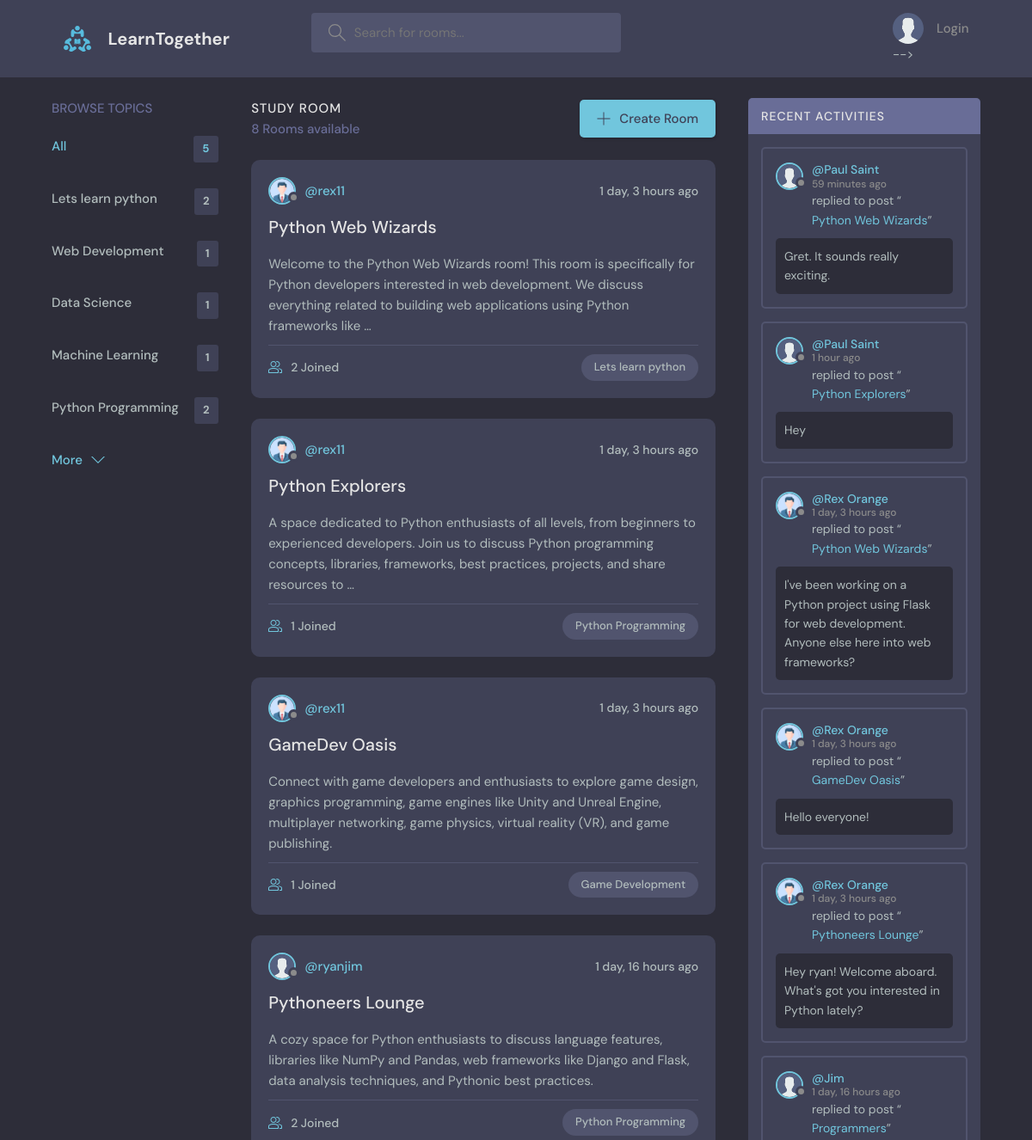
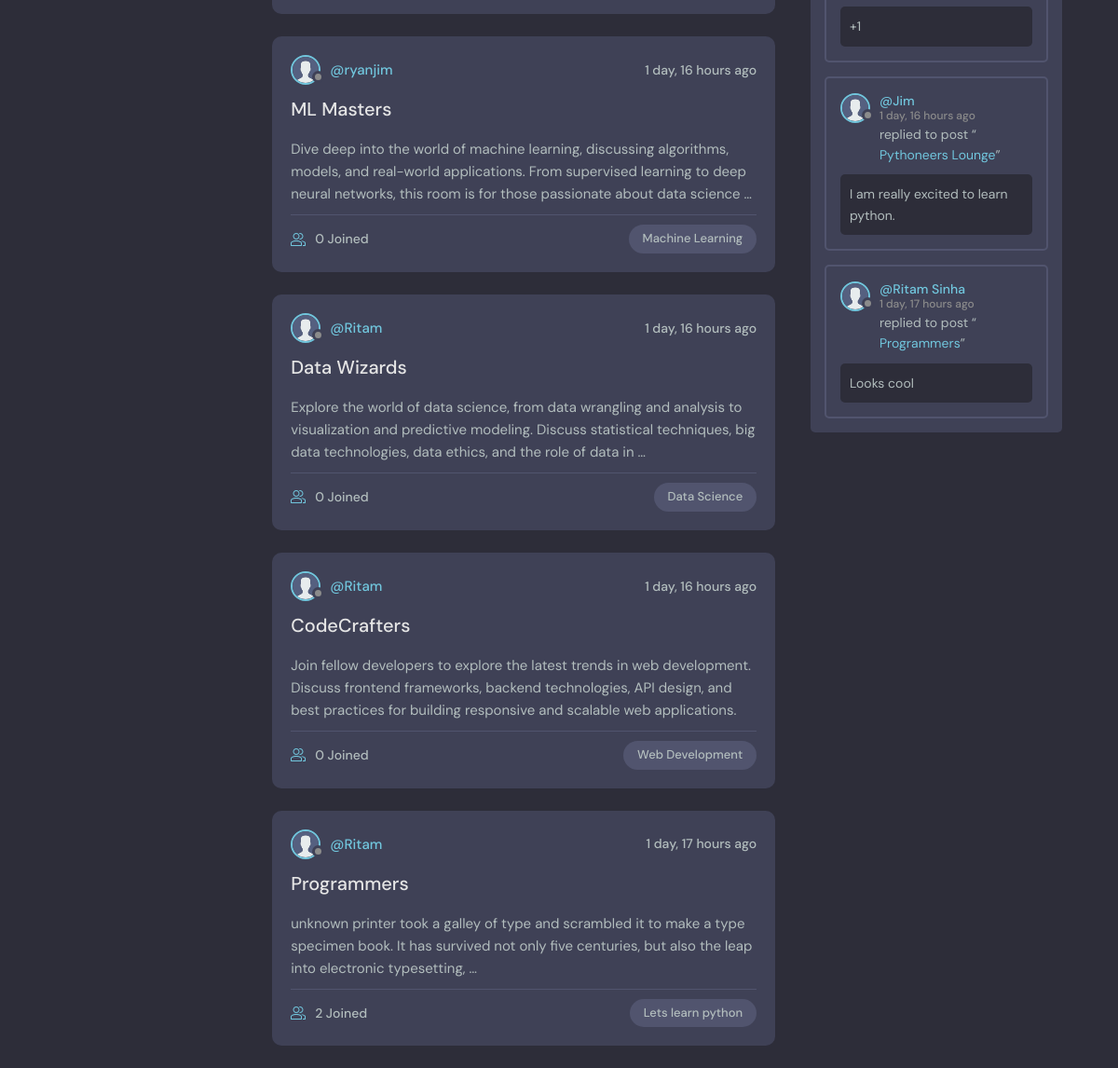
The page / on the database its author committed (2 pictures, top to bottom).
### base/models.py (models this page shows, shortened)
class Topic(models.Model):
    name=models.CharField(max_length=200)

class Room(models.Model):
    host = models.ForeignKey(User, on_delete=models.SET_NULL, null=True)
    topic = models.ForeignKey(Topic, on_delete=models.SET_NULL, null=True)
    name=models.CharField(max_length=100)
    description=models.TextField(null=True,blank=True)
    participants=models.ManyToManyField(User, related_name='participants', blank=True)
    updated = models.DateTimeField(auto_now=True)
    created = models.DateTimeField(auto_now_add=True)
    class Meta:
        ordering = ['-updated','-created']
    def __str__(self):
        return self.name

class User(AbstractUser):
    name = models.CharField(max_length=200, null=True)
    email = models.EmailField(unique=True)
    bio = models.TextField(null=True)
    avatar = models.ImageField(null=True, default="avatar.svg")
    USERNAME_FIELD = 'email'
    REQUIRED_FIELDS = []

class Message(models.Model):
    user = models.ForeignKey(User, on_delete=models.CASCADE)
    room = models.ForeignKey(Room, on_delete=models.CASCADE)
    body = models.TextField()
    updated = models.DateTimeField(auto_now=True)
    created = models.DateTimeField(auto_now_add=True)
    class Meta:
        ordering = ['-updated','-created']

### base/views.py (the view)
# urls.py: path('' , views.home , name="home"),
def home(request):
    if request.GET.get('q') != None:
        q = request.GET.get('q')
    else :
        q=''
    rooms = Room.objects.filter(
        Q(topic__name__icontains=q) |
        Q(name__icontains=q) |
        Q(description__icontains=q)
        )
    topics = Topic.objects.all()[0:5]
    room_count=rooms.count()
    room_messages = Message.objects.filter(Q(room__topic__name__icontains=q))
    context = {'rooms':rooms, 'topics':topics, 'room_count':room_count, 'room_messages':room_messages}
    return render(request, 'base/home.html' , context)

### base/templates/base/home.html (shortened to what this page needs)
{% extends 'main.html' %}
{% block content %}
    <main class="layout layout--3">
      <div class="container">
        {% include 'base/topics_component.html' %}
        <div class="roomList">
          <div class="roomList__header">
            <div>
              <h2>Study Room</h2>
              <p>{{room_count}} Rooms available</p>
            </div>
            <a class="btn btn--main" href="{% url 'create-room' %}">
              <svg version="1.1" xmlns="http://www.w3.org/2000/svg" width="32" height="32" viewBox="0 0 32 32">
                <title>add</title>
                <path
                  d="M16.943 0.943h-1.885v14.115h-14.115v1.885h14.115v14.115h1.885v-14.115h14.115v-1.885h-14.115v-14.115z"
                ></path>
              </svg>
              Create Room
            </a>
          </div>
          {% include 'base/feed_component.html' %}
        </div>
        {% include 'base/activity_component.html' %}
      </div>
    </main>
{% endblock %}

### base/templates/base/topics_component.html
<div class="topics">
    <div class="topics__header">
      <h2>Browse Topics</h2>
    </div>
    <ul class="topics__list">
      <li>
        <a href="{% url 'home' %}" class="active">All <span>{{topics.count}}</span></a>
      </li>
      {% for topic in topics %}
      <li>
        <a href="{% url 'home' %}?q={{topic.name}}">{{topic.name}} <span>{{topic.room_set.all.count}}</span></a>
      </li>
      {% endfor %}
    </ul>
    <a class="btn btn--link" href="{% url 'topics' %}">
      More
      <svg version="1.1" xmlns="http://www.w3.org/2000/svg" width="32" height="32" viewBox="0 0 32 32">
        <title>chevron-down</title>
        <path d="M16 21l-13-13h-3l16 16 16-16h-3l-13 13z"></path>
      </svg>
    </a>
  </div>

### base/templates/base/feed_component.html (shortened to what this page needs)
{% for room in rooms %}
<div class="roomListRoom">
  <div class="roomListRoom__header">
    <a href="{% url 'user-profile' room.host.id %}" class="roomListRoom__author">
      <div class="avatar avatar--small">
        <img src="{{room.host.avatar.url}}" />
      </div>
      <span>@{{room.host.username}}</span>
    </a>
    <div class="roomListRoom__actions">
      <span>{{room.created|timesince}} ago</span>
    </div>
  </div>
  <div class="roomListRoom__content">
    <a href="{% url 'room' room.id %}">{{room.name}}</a>
    <p>{{room.description|truncatewords:30}}</p>
  </div>
  <div class="roomListRoom__meta">
    <a href="{% url 'room' room.id %}" class="roomListRoom__joined">
      {{room.participants.all.count}} Joined
    </a>
    <p class="roomListRoom__topic">{{room.topic.name}}</p>
  </div>
</div>
{% endfor %}

### base/templates/base/activity_component.html (shortened to what this page needs)
<div class="activities">
  <div class="activities__header">
    <h2>Recent Activities</h2>
  </div>
  {% for message in room_messages %}
  <div class="activities__box">
    <div class="activities__boxHeader roomListRoom__header">
      <a href="{% url 'user-profile' message.user.id %}" class="roomListRoom__author">
        <div class="avatar avatar--small">
          <img src="{{message.user.avatar.url}}" />
        </div>
        <p>
          @{{message.user.name}}
          <span>{{message.created|timesince}} ago</span>
        </p>
      </a>
    </div>
    <div class="activities__boxContent">
      <p>replied to post “<a href="{% url 'room' message.room.id %}">{{message.room}}</a>”</p>
      <div class="activities__boxRoomContent">
        {{message.body}}
      </div>
    </div>
  </div>
  {% endfor %}
</div>

### rows shown on the page
Topic: name "Lets learn python", room_set.all.count "2"
Topic: name "Web Development", room_set.all.count "1"
Topic: name "Data Science", room_set.all.count "1"
Topic: name "Machine Learning", room_set.all.count "1"
Topic: name "Python Programming", room_set.all.count "2"
Room: host.avatar (placeholder picture), host.username "rex11", created "1 day, 3 hours", name "Python Web Wizards", description "Welcome to the Python Web Wizards room! This room is specifically for Python developers interested in web development. We discuss everything related to building web applications using Python frameworks like …", participants.all.count "2", topic.name "Lets learn python"
Room: host.avatar (placeholder picture), host.username "rex11", created "1 day, 3 hours", name "Python Explorers", description "A space dedicated to Python enthusiasts of all levels, from beginners to experienced developers. Join us to discuss Python programming concepts, libraries, frameworks, best practices, projects, and share resources to …", participants.all.count "1", topic.name "Python Programming"
Room: host.avatar (placeholder picture), host.username "rex11", created "1 day, 3 hours", name "GameDev Oasis", description "Connect with game developers and enthusiasts to explore game design, graphics programming, game engines like Unity and Unreal Engine, multiplayer networking, game physics, virtual reality (VR), and game publishing.", participants.all.count "1", topic.name "Game Development"
Room: host.avatar (placeholder picture), host.username "ryanjim", created "1 day, 16 hours", name "Pythoneers Lounge", description "A cozy space for Python enthusiasts to discuss language features, libraries like NumPy and Pandas, web frameworks like Django and Flask, data analysis techniques, and Pythonic best practices.", participants.all.count "2", topic.name "Python Programming"
Room: host.avatar (placeholder picture), host.username "ryanjim", created "1 day, 16 hours", name "ML Masters", description "Dive deep into the world of machine learning, discussing algorithms, models, and real-world applications. From supervised learning to deep neural networks, this room is for those passionate about data science …", participants.all.count "0", topic.name "Machine Learning"
Room: host.avatar (placeholder picture), host.username "Ritam", created "1 day, 16 hours", name "Data Wizards", description "Explore the world of data science, from data wrangling and analysis to visualization and predictive modeling. Discuss statistical techniques, big data technologies, data ethics, and the role of data in …", participants.all.count "0", topic.name "Data Science"
Room: host.avatar (placeholder picture), host.username "Ritam", created "1 day, 16 hours", name "CodeCrafters", description "Join fellow developers to explore the latest trends in web development. Discuss frontend frameworks, backend technologies, API design, and best practices for building responsive and scalable web applications.", participants.all.count "0", topic.name "Web Development"
Room: host.avatar (placeholder picture), host.username "Ritam", created "1 day, 17 hours", name "Programmers", description "unknown printer took a galley of type and scrambled it to make a type specimen book. It has survived not only five centuries, but also the leap into electronic typesetting, …", participants.all.count "2", topic.name "Lets learn python"
Message: user.avatar (placeholder picture), user.name "Paul Saint", created "59 minutes", room "Python Web Wizards", body "Gret. It sounds really exciting."
Message: user.avatar (placeholder picture), user.name "Paul Saint", created "1 hour", room "Python Explorers", body "Hey"
Message: user.avatar (placeholder picture), user.name "Rex Orange", created "1 day, 3 hours", room "Python Web Wizards", body "I've been working on a Python project using Flask for web development. Anyone else here into web frameworks?"
Message: user.avatar (placeholder picture), user.name "Rex Orange", created "1 day, 3 hours", room "GameDev Oasis", body "Hello everyone!"
Message: user.avatar (placeholder picture), user.name "Rex Orange", created "1 day, 3 hours", room "Pythoneers Lounge", body "Hey ryan! Welcome aboard. What's got you interested in Python lately?"
Message: user.avatar (placeholder picture), user.name "Jim", created "1 day, 16 hours", room "Programmers", body "+1"
Message: user.avatar (placeholder picture), user.name "Jim", created "1 day, 16 hours", room "Pythoneers Lounge", body "I am really excited to learn python."
Message: user.avatar (placeholder picture), user.name "Ritam Sinha", created "1 day, 17 hours", room "Programmers", body "Looks cool"

### other values the page prints
{{ topics.count }} "5"
{{ room_count }} "8"
